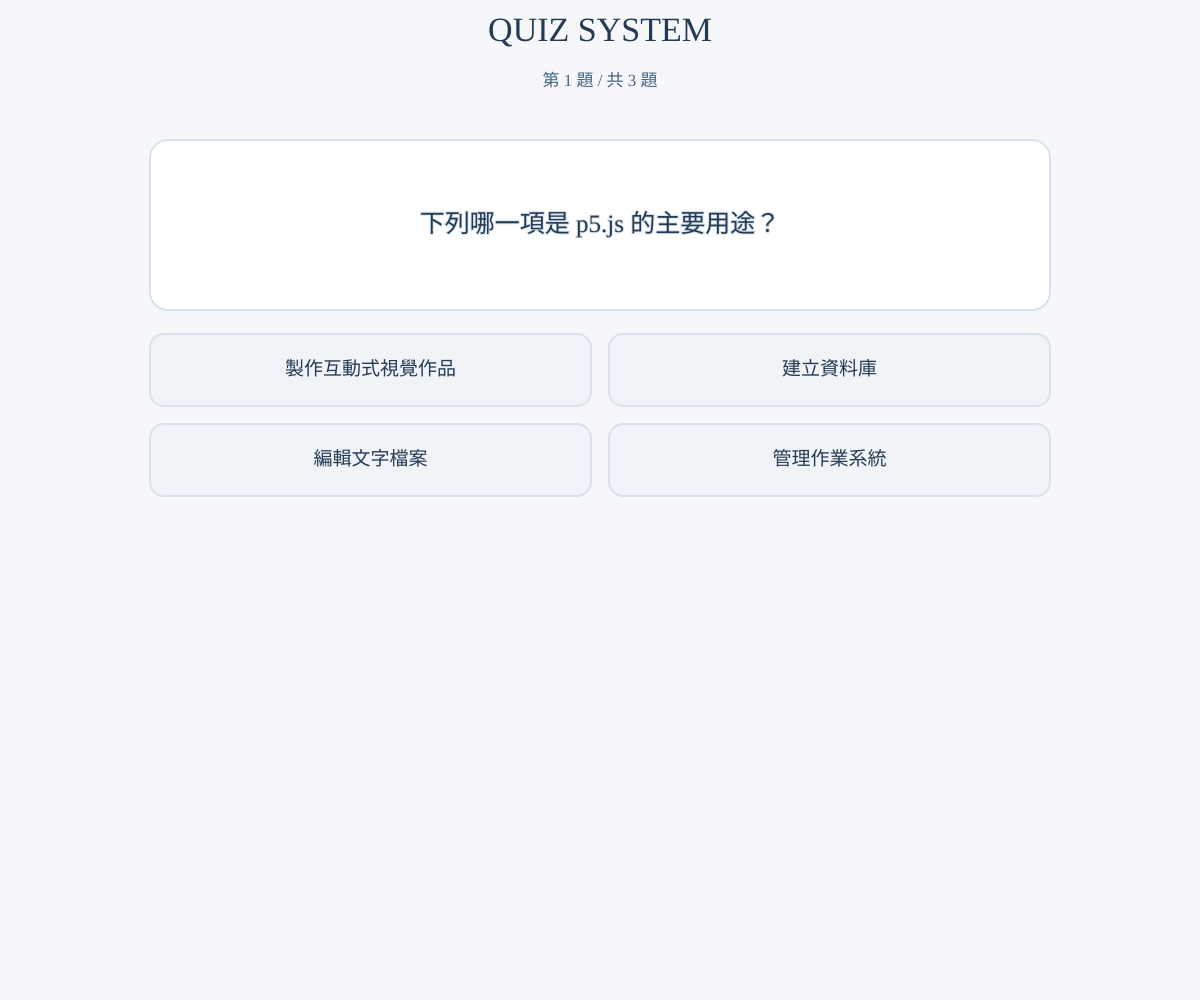
Frame 1 (no input)
Frame 60 (no input): identical to frame 1, image omitted
Frame 120 (the mouse pressed at the canvas centre since frame 60): identical to frame 1, image omitted

The p5.js sketch that drew this single still picture (run headless with seeded random() and noise() and a simulated clock; from frame 60 on, the mouse is pressed at the canvas centre):

// p5.js sketch
// ── sketch.js
// sketch.js
// 這是目前的 JavaScript 程式檔案名稱。

// p5.js Quiz System
// 這是一個使用 p5.js 製作的選擇題測驗系統。

// 中文：Noto Sans TC
// 中文文字預計使用 Noto Sans TC 字型。

// 英文與數字：Isometra
// 英文文字與數字預計使用 Isometra 字型。


// 建立題目陣列，用來儲存所有測驗題目。
let questions = [
  {
    // 第一題的題目文字。
    question: "下列哪一項是 p5.js 的主要用途？",

    // 第一題的四個選項。
    options: [
      "製作互動式視覺作品",
      "建立資料庫",
      "編輯文字檔案",
      "管理作業系統"
    ],

    // 正確答案的索引值。
    // 索引從 0 開始，所以 0 代表第一個選項。
    answer: 0
  },

  {
    // 第二題的題目文字。
    question: "p5.js 中負責初始化程式的函式是哪一個？",

    // 第二題的四個選項。
    options: [
      "draw()",
      "setup()",
      "start()",
      "init()"
    ],

    // 正確答案是第二個選項。
    // 因為陣列索引從 0 開始，所以第二個選項是 1。
    answer: 1
  },

  {
    // 第三題的題目文字。
    question: "p5.js 中會持續重複執行的函式是哪一個？",

    // 第三題的四個選項。
    options: [
      "loop()",
      "repeat()",
      "draw()",
      "update()"
    ],

    // 正確答案是第三個選項。
    // 第三個選項的索引值是 2。
    answer: 2
  }
];


// currentQuestion 用來記錄目前顯示第幾題。
// 0 代表第一題。
let currentQuestion = 0;

// score 用來記錄使用者目前答對的題數。
let score = 0;

// selectedAnswer 用來記錄使用者選擇的答案索引。
// -1 表示目前尚未選擇答案。
let selectedAnswer = -1;

// answered 用來判斷目前題目是否已經作答。
// false 表示尚未作答，true 表示已經作答。
let answered = false;

// quizFinished 用來判斷測驗是否已經結束。
let quizFinished = false;


// 記錄答題動畫開始的時間。
let answerAnimationStart = 0;

// 記錄下一題按鈕動畫開始的時間。
let nextButtonAnimationStart = 0;

// 記錄上一次觸控事件的時間。
// 用來避免手機同時觸發 touchStarted() 與 mousePressed()。
let lastTouchTime = 0;


// 建立顏色常數物件，集中管理整個測驗系統的顏色。
const COLORS = {
  // 網頁背景顏色。
  background: "#F5F7FA",

  // 題目與結果面板的背景顏色。
  panel: "#FFFFFF",

  // 主要文字顏色。
  primary: "#243B53",

  // 次要文字顏色。
  secondary: "#486581",

  // 邊框顏色。
  border: "#D9E2EC",

  // 尚未選擇答案時的選項背景顏色。
  option: "#F0F4F8",

  // 滑鼠移到選項上方時的背景顏色。
  optionHover: "#E1EAF2",

  // 答對時的背景顏色。
  correct: "#D8F3DC",

  // 答對時的文字顏色。
  correctText: "#237A3B",

  // 答錯時的背景顏色。
  wrong: "#FFE0E0",

  // 答錯時的文字顏色。
  wrongText: "#B42318",

  // 按鈕的基本顏色。
  button: "#2F80ED",

  // 滑鼠移到按鈕上方時的顏色。
  buttonHover: "#1769D1",

  // 白色。
  white: "#FFFFFF"
};


// setup() 只會在程式開始時執行一次。
function setup() {
  // 建立一個與瀏覽器視窗一樣大的畫布。
  const canvas = createCanvas(windowWidth, windowHeight);

  // 將畫布放入網頁的 body 元素中。
  canvas.parent(document.body);

  // 讓 canvas 以區塊元素顯示。
  canvas.elt.style.display = "block";

  // 停止瀏覽器預設的觸控滑動行為。
  canvas.elt.style.touchAction = "none";

  // 設定 body 的外距為 0。
  document.body.style.margin = "0";

  // 設定 body 的內距為 0。
  document.body.style.padding = "0";

  // 隱藏瀏覽器捲軸，避免畫面出現捲動。
  document.body.style.overflow = "hidden";

  // 設定網頁 body 的背景顏色。
  document.body.style.backgroundColor = COLORS.background;

  // 設定預設字型為 Noto Sans TC。
  // 中文內容會使用這個字型。
  textFont("Noto Sans TC");

  // 設定文字的水平與垂直對齊方式皆為置中。
  textAlign(CENTER, CENTER);

  // 設定矩形的繪製方式從左上角開始計算。
  rectMode(CORNER);
}


// draw() 會在 p5.js 中持續重複執行。
function draw() {
  // 使用背景色清除上一個畫面。
  background(COLORS.background);

  // 如果測驗已經結束，就繪製結果畫面。
  if (quizFinished) {
    drawResultScreen();

    // 結束本次 draw()，避免繼續繪製題目畫面。
    return;
  }

  // 取得目前畫面的版面配置。
  const layout = getLayout();

  // 繪製頁面標題與題數資訊。
  drawHeader(layout);

  // 繪製目前的題目。
  drawQuestion(layout);

  // 繪製目前題目的選項。
  drawOptions(layout);

  // 只有作答完成後，才顯示下一題按鈕。
  if (answered) {
    drawNextButton(layout);
  }
}


// 當瀏覽器視窗尺寸改變時會執行。
function windowResized() {
  // 重新調整畫布大小，使畫布符合新的視窗尺寸。
  resizeCanvas(windowWidth, windowHeight);
}


// 計算所有畫面元件的位置與尺寸。
function getLayout() {
  // 如果畫面寬度小於 600px，就視為手機版面。
  const isMobile = width < 600;

  // 設定畫面左右邊界的距離。
  // 手機使用較小邊距，電腦使用較大邊距。
  const margin = isMobile ? 20 : 60;

  // 計算主要內容區域的寬度。
  // 最大寬度限制為 900px。
  const contentWidth = min(width - margin * 2, 900);

  // 設定標題區域的高度。
  const headerHeight = isMobile ? 90 : 120;

  // 計算題目方框的 Y 座標。
  const questionY = headerHeight + 20;

  // 設定題目方框的高度。
  const questionHeight = isMobile ? 150 : 170;

  // 設定選項之間的間距。
  const optionGap = isMobile ? 12 : 18;

  // 設定每一個選項的高度。
  const optionHeight = isMobile ? 62 : 72;

  // 計算選項區域的起始 Y 座標。
  const optionsY = questionY + questionHeight + 24;

  // 設定下一題按鈕的寬度。
  const nextWidth = isMobile ? 180 : 220;

  // 設定下一題按鈕的高度。
  const nextHeight = isMobile ? 54 : 62;

  // 計算下一題按鈕的 Y 座標。
  const nextY = height - nextHeight - (isMobile ? 24 : 40);

  // 回傳整個版面的資料。
  return {
    // 回傳目前是否為手機版。
    isMobile,

    // 回傳畫面邊界距離。
    margin,

    // 回傳內容區域寬度。
    contentWidth,

    // 回傳標題區域高度。
    headerHeight,

    // 設定題目方框的位置與大小。
    question: {
      // 讓題目方框水平置中。
      x: (width - contentWidth) / 2,

      // 題目方框的垂直位置。
      y: questionY,

      // 題目方框的寬度。
      width: contentWidth,

      // 題目方框的高度。
      height: questionHeight
    },

    // 根據每個選項建立選項版面資料。
    options: questions[currentQuestion].options.map((option, index) => {
      // 計算選項所在的欄位。
      // index % 2 的結果會是 0 或 1。
      const column = index % 2;

      // 計算選項所在的列。
      const row = floor(index / 2);

      // 如果是手機版，所有選項改為單欄排列。
      if (isMobile) {
        // 回傳手機版選項的座標與大小。
        return {
          // 選項水平置中。
          x: (width - contentWidth) / 2,

          // 根據選項索引計算垂直位置。
          y: optionsY + index * (optionHeight + optionGap),

          // 選項寬度等於內容區域寬度。
          width: contentWidth,

          // 選項高度。
          height: optionHeight
        };
      }

      // 電腦版將內容分成兩欄。
      const columnWidth = (contentWidth - optionGap) / 2;

      // 回傳電腦版選項的座標與大小。
      return {
        // 根據欄位位置計算選項的 X 座標。
        x:
          (width - contentWidth) / 2 +
          column * (columnWidth + optionGap),

        // 根據列的位置計算選項的 Y 座標。
        y: optionsY + row * (optionHeight + optionGap),

        // 設定選項寬度。
        width: columnWidth,

        // 設定選項高度。
        height: optionHeight
      };
    }),

    // 設定下一題按鈕的位置與大小。
    nextButton: {
      // 讓按鈕水平置中。
      x: (width - nextWidth) / 2,

      // 設定按鈕的垂直位置。
      y: nextY,

      // 設定按鈕寬度。
      width: nextWidth,

      // 設定按鈕高度。
      height: nextHeight
    }
  };
}


// 繪製頁面上方的標題與題數資訊。
function drawHeader(layout) {
  // 設定標題的文字顏色。
  fill(COLORS.primary);

  // 關閉外框線。
  noStroke();

  // 英文標題使用 Isometra 字型。
  textFont("Isometra");

  // 根據畫面是否為手機設定標題大小。
  textSize(layout.isMobile ? 26 : 34);

  // 繪製英文標題。
  text("QUIZ SYSTEM", width / 2, 32);

  // 中文題數資訊使用 Noto Sans TC 字型。
  textFont("Noto Sans TC");

  // 設定題數文字大小。
  textSize(layout.isMobile ? 14 : 17);

  // 設定題數文字顏色。
  fill(COLORS.secondary);

  // 顯示目前題數與總題數。
  text(
    `第 ${currentQuestion + 1} 題 / 共 ${questions.length} 題`,
    width / 2,
    layout.isMobile ? 68 : 82
  );
}


// 繪製題目方框與題目文字。
function drawQuestion(layout) {
  // 取得題目方框的版面資料。
  const box = layout.question;

  // 取得目前題目的文字。
  const question = questions[currentQuestion].question;

  // 繪製圓角題目面板。
  drawRoundedPanel(box.x, box.y, box.width, box.height);

  // 設定題目文字顏色。
  fill(COLORS.primary);

  // 中文題目使用 Noto Sans TC 字型。
  textFont("Noto Sans TC");

  // 根據畫面大小設定題目文字尺寸。
  textSize(layout.isMobile ? 20 : 25);

  // 設定題目文字的行距。
  textLeading(layout.isMobile ? 32 : 38);

  // 在題目方框中繪製題目文字。
  text(
    question,
    box.x + 24,
    box.y + 20,
    box.width - 48,
    box.height - 40
  );
}


// 繪製所有選項。
function drawOptions(layout) {
  // 取得目前題目的選項陣列。
  const options = questions[currentQuestion].options;

  // 逐一處理每個選項。
  options.forEach((option, index) => {
    // 取得目前選項的版面資料。
    const box = layout.options[index];

    // 判斷目前選項是否為使用者選取的選項。
    const isSelected = selectedAnswer === index;

    // 判斷目前選項是否為正確答案。
    const isCorrect = index === questions[currentQuestion].answer;

    // 設定選項預設背景顏色。
    let fillColor = COLORS.option;

    // 設定選項預設文字顏色。
    let textColor = COLORS.primary;

    // 如果已作答且目前選項是正確答案，
    // 就使用答對的綠色樣式。
    if (answered && isCorrect) {
      fillColor = COLORS.correct;
      textColor = COLORS.correctText;
    }

    // 如果已作答、目前選項是使用者選擇的答案，
    // 且這個答案不是正確答案，就使用答錯的紅色樣式。
    if (answered && isSelected && !isCorrect) {
      fillColor = COLORS.wrong;
      textColor = COLORS.wrongText;
    }

    // 如果尚未作答，且滑鼠目前位於選項上方，
    // 就變更選項背景顏色。
    if (!answered && isPointInside(mouseX, mouseY, box)) {
      fillColor = COLORS.optionHover;
    }

    // 如果使用者答錯，讓錯誤選項產生左右震動效果。
    if (answered && isSelected && !isCorrect) {
      // 計算從答題開始到現在經過的時間。
      const elapsed = millis() - answerAnimationStart;

      // 根據時間計算水平震動距離。
      const shake = sin(elapsed * 0.04) * max(0, 8 - elapsed / 100);

      // 繪製帶有震動位移的選項。
      drawOption(box, option, fillColor, textColor, shake);
    } else {
      // 一般情況下不產生水平位移。
      drawOption(box, option, fillColor, textColor, 0);
    }
  });
}


// 繪製單一選項。
function drawOption(box, option, fillColor, textColor, offsetX) {
  // 儲存目前的繪圖狀態。
  push();

  // 將選項水平移動指定的距離。
  translate(offsetX, 0);

  // 設定選項背景顏色。
  fill(fillColor);

  // 設定選項邊框顏色。
  stroke(COLORS.border);

  // 設定邊框粗細。
  strokeWeight(2);

  // 繪製圓角選項方框。
  roundedRect(box.x, box.y, box.width, box.height, 14);

  // 設定選項文字顏色。
  fill(textColor);

  // 關閉文字外框。
  noStroke();

  // 中文選項使用 Noto Sans TC 字型。
  textFont("Noto Sans TC");

  // 根據選項寬度設定文字大小。
  textSize(box.width < 350 ? 16 : 19);

  // 繪製選項文字。
  text(option, box.x + 20, box.y, box.width - 40, box.height);

  // 還原之前儲存的繪圖狀態。
  pop();
}


// 繪製下一題按鈕。
function drawNextButton(layout) {
  // 取得下一題按鈕的版面資料。
  const button = layout.nextButton;

  // 預設使用按鈕基本顏色。
  let buttonColor = COLORS.button;

  // 如果滑鼠位於按鈕上方，就使用按鈕滑過顏色。
  if (isPointInside(mouseX, mouseY, button)) {
    buttonColor = COLORS.buttonHover;
  }

  // 計算從按鈕動畫開始到現在經過的時間。
  const elapsed = millis() - nextButtonAnimationStart;

  // 計算按鈕的縮放比例。
  const scaleValue = answered
    ? 1 + min(0.03, max(0, elapsed / 1000) * 0.03)
    : 1;

  // 儲存目前的繪圖狀態。
  push();

  // 將繪圖原點移動到按鈕中心。
  translate(
    button.x + button.width / 2,
    button.y + button.height / 2
  );

  // 依照計算出的比例放大或縮小按鈕。
  scale(scaleValue);

  // 設定按鈕背景顏色。
  fill(buttonColor);

  // 關閉按鈕外框線。
  noStroke();

  // 從中心位置繪製圓角按鈕。
  roundedRect(
    -button.width / 2,
    -button.height / 2,
    button.width,
    button.height,
    14
  );

  // 設定按鈕文字為白色。
  fill(COLORS.white);

  // 按鈕中的中文使用 Noto Sans TC 字型。
  textFont("Noto Sans TC");

  // 根據畫面大小設定按鈕文字大小。
  textSize(layout.isMobile ? 17 : 20);

  // 如果是最後一題，顯示「查看結果」，
  // 否則顯示「下一題」。
  const buttonText =
    currentQuestion === questions.length - 1
      ? "查看結果"
      : "下一題";

  // 繪製按鈕文字。
  text(buttonText, 0, 0);

  // 還原繪圖狀態。
  pop();
}


// 繪製測驗完成後的結果畫面。
function drawResultScreen() {
  // 判斷目前是否為手機版面。
  const isMobile = width < 600;

  // 設定結果面板寬度。
  const panelWidth = min(width - 40, 620);

  // 設定結果面板高度。
  const panelHeight = isMobile ? 390 : 430;

  // 計算結果面板的 X 座標，使其水平置中。
  const panelX = (width - panelWidth) / 2;

  // 計算結果面板的 Y 座標，使其垂直置中。
  const panelY = (height - panelHeight) / 2;

  // 繪製結果面板。
  drawRoundedPanel(panelX, panelY, panelWidth, panelHeight);

  // 設定英文標題顏色。
  fill(COLORS.primary);

  // 英文結果標題使用 Isometra 字型。
  textFont("Isometra");

  // 根據畫面大小設定結果標題字體大小。
  textSize(isMobile ? 34 : 48);

  // 繪製 RESULT 標題。
  text("RESULT", width / 2, panelY + 70);

  // 設定中文結果文字顏色。
  fill(COLORS.secondary);

  // 中文結果文字使用 Noto Sans TC 字型。
  textFont("Noto Sans TC");

  // 設定結果文字大小。
  textSize(isMobile ? 20 : 25);

  // 顯示測驗完成訊息。
  text("測驗完成！", width / 2, panelY + 135);

  // 設定分數文字顏色。
  fill(COLORS.button);

  // 分數中的英文與數字使用 Isometra 字型。
  textFont("Isometra");

  // 根據畫面大小設定分數文字大小。
  textSize(isMobile ? 48 : 64);

  // 顯示目前分數與總題數。
  text(`${score} / ${questions.length}`, width / 2, panelY + 215);

  // 設定答對題數文字顏色。
  fill(COLORS.secondary);

  // 中文文字使用 Noto Sans TC 字型。
  textFont("Noto Sans TC");

  // 設定答對題數文字大小。
  textSize(isMobile ? 16 : 19);

  // 顯示答對幾題。
  text(`答對 ${score} 題`, width / 2, panelY + 270);

  // 設定重新開始按鈕的寬度。
  const buttonWidth = isMobile ? 180 : 220;

  // 設定重新開始按鈕的高度。
  const buttonHeight = 58;

  // 計算重新開始按鈕的 X 座標。
  const buttonX = (width - buttonWidth) / 2;

  // 計算重新開始按鈕的 Y 座標。
  const buttonY = panelY + panelHeight - 90;

  // 設定重新開始按鈕背景顏色。
  fill(COLORS.button);

  // 關閉按鈕外框。
  noStroke();

  // 繪製重新開始按鈕。
  roundedRect(buttonX, buttonY, buttonWidth, buttonHeight, 14);

  // 設定按鈕文字顏色為白色。
  fill(COLORS.white);

  // 設定按鈕中文字型。
  textFont("Noto Sans TC");

  // 設定按鈕文字大小。
  textSize(18);

  // 繪製重新開始文字。
  text(
    "重新開始",
    width / 2,
    buttonY + buttonHeight / 2
  );
}


// 當使用者按下滑鼠時執行。
function mousePressed() {
  // 將滑鼠座標傳給統一的輸入處理函式。
  handleInput(mouseX, mouseY);

  // 回傳 false，避免瀏覽器執行預設行為。
  return false;
}


// 當使用者觸碰手機或平板螢幕時執行。
function touchStarted() {
  // 取得目前時間。
  const now = millis();

  // 如果距離上次觸控不到 500 毫秒，
  // 就忽略這次事件，避免重複觸發。
  if (now - lastTouchTime < 500) {
    return false;
  }

  // 記錄這次觸控事件的時間。
  lastTouchTime = now;

  // 如果有偵測到至少一個觸控點，就處理第一個觸控點。
  if (touches.length > 0) {
    handleInput(touches[0].x, touches[0].y);
  }

  // 阻止瀏覽器執行預設觸控行為。
  return false;
}


// 統一處理滑鼠與觸控輸入。
function handleInput(x, y) {
  // 如果測驗已結束，就處理結果畫面的操作。
  if (quizFinished) {
    handleResultInput(x, y);

    // 結束函式。
    return;
  }

  // 如果目前題目已經作答。
  if (answered) {
    // 取得目前版面配置。
    const layout = getLayout();

    // 如果使用者點擊下一題按鈕，就前往下一題。
    if (isPointInside(x, y, layout.nextButton)) {
      goToNextQuestion();
    }

    // 作答後不再處理選項點擊。
    return;
  }

  // 取得目前版面配置。
  const layout = getLayout();

  // 逐一檢查使用者點擊的是哪一個選項。
  for (let i = 0; i < layout.options.length; i++) {
    // 如果點擊位置位於目前選項內。
    if (isPointInside(x, y, layout.options[i])) {
      // 記錄使用者選擇的答案。
      selectAnswer(i);

      // 找到選項後結束迴圈與函式。
      return;
    }
  }
}


// 處理使用者選擇答案的動作。
function selectAnswer(index) {
  // 如果已經作答，就不再重複處理。
  if (answered) {
    return;
  }

  // 儲存使用者選擇的答案索引。
  selectedAnswer = index;

  // 將作答狀態設定為已完成。
  answered = true;

  // 記錄答題動畫開始時間。
  answerAnimationStart = millis();

  // 記錄下一題按鈕動畫開始時間。
  nextButtonAnimationStart = millis();

  // 如果使用者選擇的答案等於正確答案。
  if (index === questions[currentQuestion].answer) {
    // 分數加一。
    score++;
  }
}


// 前往下一題或顯示結果畫面。
function goToNextQuestion() {
  // 如果目前已經是最後一題。
  if (currentQuestion >= questions.length - 1) {
    // 將測驗完成狀態設定為 true。
    quizFinished = true;

    // 結束函式。
    return;
  }

  // 題目索引加一，前往下一題。
  currentQuestion++;

  // 清除上一題的選項選擇狀態。
  selectedAnswer = -1;

  // 將作答狀態重設為尚未作答。
  answered = false;

  // 重設答題動畫開始時間。
  answerAnimationStart = 0;

  // 重設下一題按鈕動畫開始時間。
  nextButtonAnimationStart = 0;
}


// 處理結果畫面的使用者輸入。
function handleResultInput(x, y) {
  // 判斷是否為手機版。
  const isMobile = width < 600;

  // 計算結果面板寬度。
  const panelWidth = min(width - 40, 620);

  // 計算結果面板高度。
  const panelHeight = isMobile ? 390 : 430;

  // 計算結果面板的 X 座標。
  const panelX = (width - panelWidth) / 2;

  // 計算結果面板的 Y 座標。
  const panelY = (height - panelHeight) / 2;

  // 設定重新開始按鈕寬度。
  const buttonWidth = isMobile ? 180 : 220;

  // 設定重新開始按鈕高度。
  const buttonHeight = 58;

  // 計算重新開始按鈕的 X 座標。
  const buttonX = (width - buttonWidth) / 2;

  // 計算重新開始按鈕的 Y 座標。
  const buttonY = panelY + panelHeight - 90;

  // 建立重新開始按鈕的範圍資料。
  const restartButton = {
    // 按鈕左側 X 座標。
    x: buttonX,

    // 按鈕上方 Y 座標。
    y: buttonY,

    // 按鈕寬度。
    width: buttonWidth,

    // 按鈕高度。
    height: buttonHeight
  };

  // 如果使用者點擊重新開始按鈕。
  if (isPointInside(x, y, restartButton)) {
    // 重新設定測驗。
    restartQuiz();
  }
}


// 將測驗所有狀態恢復到初始值。
function restartQuiz() {
  // 回到第一題。
  currentQuestion = 0;

  // 將分數歸零。
  score = 0;

  // 清除已選擇的答案。
  selectedAnswer = -1;

  // 設定為尚未作答。
  answered = false;

  // 設定測驗尚未結束。
  quizFinished = false;

  // 重設答題動畫時間。
  answerAnimationStart = 0;

  // 重設下一題按鈕動畫時間。
  nextButtonAnimationStart = 0;
}


// 判斷某個座標是否位於指定方框內。
function isPointInside(x, y, box) {
  // 判斷 X 座標是否在方框的左右範圍內，
  // 並且 Y 座標是否在方框的上下範圍內。
  return (
    x >= box.x &&
    x <= box.x + box.width &&
    y >= box.y &&
    y <= box.y + box.height
  );
}


// 繪製一般的圓角面板。
function drawRoundedPanel(x, y, w, h) {
  // 設定面板背景顏色。
  fill(COLORS.panel);

  // 設定面板邊框顏色。
  stroke(COLORS.border);

  // 設定面板邊框粗細。
  strokeWeight(2);

  // 繪製圓角矩形面板。
  roundedRect(x, y, w, h, 18);
}


// 繪製圓角矩形。
function roundedRect(x, y, w, h, radius) {
  // 使用 p5.js 的 rect() 函式繪製圓角矩形。
  rect(x, y, w, h, radius);
}
// ── style.css
html,
body {
  margin: 0;
  padding: 0;
  overflow: hidden;
  background: #f5f7fa;
}

body {
  font-family: "Noto Sans TC", sans-serif;
}

canvas {
  display: block;
}
